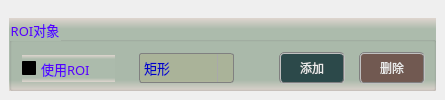
     <widget class="QWidget" name="tab_4">
      <attribute name="title">
       <string>ROI设置</string>
      </attribute>
      <widget class="QGroupBox" name="groupCamera_9">
       <property name="geometry">
        <rect>
         <x>9</x>
         <y>18</y>
         <width>427</width>
         <height>73</height>
        </rect>
       </property>
       <property name="font">
        <font>
         <family>微软雅黑</family>
         <pointsize>10</pointsize>
        </font>
       </property>
       <property name="styleSheet">
        <string notr="true">background-color: qlineargradient(x1:0, y1:0, x2:0, y2:1, stop:0 #dfd5cf, stop: 0.15 #acbbac, stop: 0.85 #acbbac,stop:1 #dfd5cf);
color: rgb(85, 0, 255);</string>
       </property>
       <property name="title">
        <string>ROI对象</string>
       </property>
       <widget class="QCheckBox" name="checkUseROI">
        <property name="geometry">
         <rect>
          <x>13</x>
          <y>37</y>
          <width>93</width>
          <height>27</height>
         </rect>
        </property>
        <property name="sizePolicy">
         <sizepolicy hsizetype="Fixed" vsizetype="Fixed">
          <horstretch>0</horstretch>
          <verstretch>0</verstretch>
         </sizepolicy>
        </property>
        <property name="font">
         <font>
          <family>微软雅黑</family>
          <pointsize>10</pointsize>
         </font>
        </property>
        <property name="styleSheet">
         <string notr="true">QCheckBox{
    color: rgb(30, 30, 30);
	border-style: flat;
	background: transparent;
}
QCheckBox::indicator {
    width: 17px;
    height: 17px;    
}
QCheckBox::indicator::unchecked {
    image: url(:/resource/untick.png);
}
QCheckBox::indicator::checked {
    image: url(:/resource/tick.png);
};</string>
        </property>
        <property name="text">
         <string>使用ROI</string>
        </property>
        <property name="iconSize">
         <size>
          <width>22</width>
          <height>22</height>
         </size>
        </property>
       </widget>
       <widget class="QComboBox" name="comboROIShape">
        <property name="geometry">
         <rect>
          <x>130</x>
          <y>35</y>
          <width>95</width>
          <height>30</height>
         </rect>
        </property>
        <property name="font">
         <font>
          <family>微软雅黑</family>
          <pointsize>10</pointsize>
         </font>
        </property>
        <property name="styleSheet">
         <string notr="true">QComboBox {
    border: 1px solid gray;
    border-radius: 3px;  
    min-width: 5em;
    color: rgb(0, 0, 200);
	background-color: rgba(170, 170, 127,100);
}
QComboBox::drop-down {
    subcontrol-origin: padding;
    subcontrol-position: top right;
    width: 15px; 
    border-left-width: 1px;
    border-left-color: darkgray;
    border-left-style: solid;
    border-top-right-radius: 3px;
    border-bottom-right-radius: 3px;
}

QComboBox::down-arrow {
    image: url(:/resource/down.png);
} 
QComboBox::down-arrow:on {
    top: 1px;
    left: 1px;
}</string>
        </property>
        <item>
         <property name="text">
          <string>矩形</string>
         </property>
        </item>
        <item>
         <property name="text">
          <string>旋转矩形</string>
         </property>
        </item>
        <item>
         <property name="text">
          <string>圆形</string>
         </property>
        </item>
        <item>
         <property name="text">
          <string>多边形</string>
         </property>
        </item>
       </widget>
       <widget class="QPushButton" name="btnAddROI">
        <property name="geometry">
         <rect>
          <x>270</x>
          <y>34</y>
          <width>66</width>
          <height>32</height>
         </rect>
        </property>
        <property name="sizePolicy">
         <sizepolicy hsizetype="Fixed" vsizetype="Fixed">
          <horstretch>0</horstretch>
          <verstretch>0</verstretch>
         </sizepolicy>
        </property>
        <property name="minimumSize">
         <size>
          <width>60</width>
          <height>30</height>
         </size>
        </property>
        <property name="font">
         <font>
          <family>微软雅黑</family>
          <pointsize>9</pointsize>
         </font>
        </property>
        <property name="styleSheet">
         <string notr="true">QWidget{ background-color: rgba(9, 42, 47, 200);}
QWidget{ color: rgb(235, 235, 235);}
QWidget{ border: 2px groove gray;border-radius: 5px;padding: 2px 4px;}
QPushButton:hover{ background-color: rgb(9, 62, 52);}
QPushButton:pressed{background-color: rgb(9, 82, 72);}</string>
        </property>
        <property name="text">
         <string>添加</string>
        </property>
       </widget>
       <widget class="QPushButton" name="btnDeleteROI">
        <property name="geometry">
         <rect>
          <x>350</x>
          <y>34</y>
          <width>66</width>
          <height>32</height>
         </rect>
        </property>
        <property name="minimumSize">
         <size>
          <width>60</width>
          <height>30</height>
         </size>
        </property>
        <property name="font">
         <font>
          <family>微软雅黑</family>
          <pointsize>9</pointsize>
         </font>
        </property>
        <property name="styleSheet">
         <string notr="true">QWidget{ background-color: rgba(97, 63, 56, 200);}
QWidget{ color: rgb(235, 235, 235);}
QWidget{ border: 2px groove gray;border-radius: 5px;padding: 2px 4px;}
QPushButton:hover{ background-color: rgb(97, 83, 76);}
QPushButton:pressed{background-color: rgb(117, 83, 96);}</string>
        </property>
        <property name="text">
         <string>删除</string>
        </property>
       </widget>
      </widget>
     </widget>
